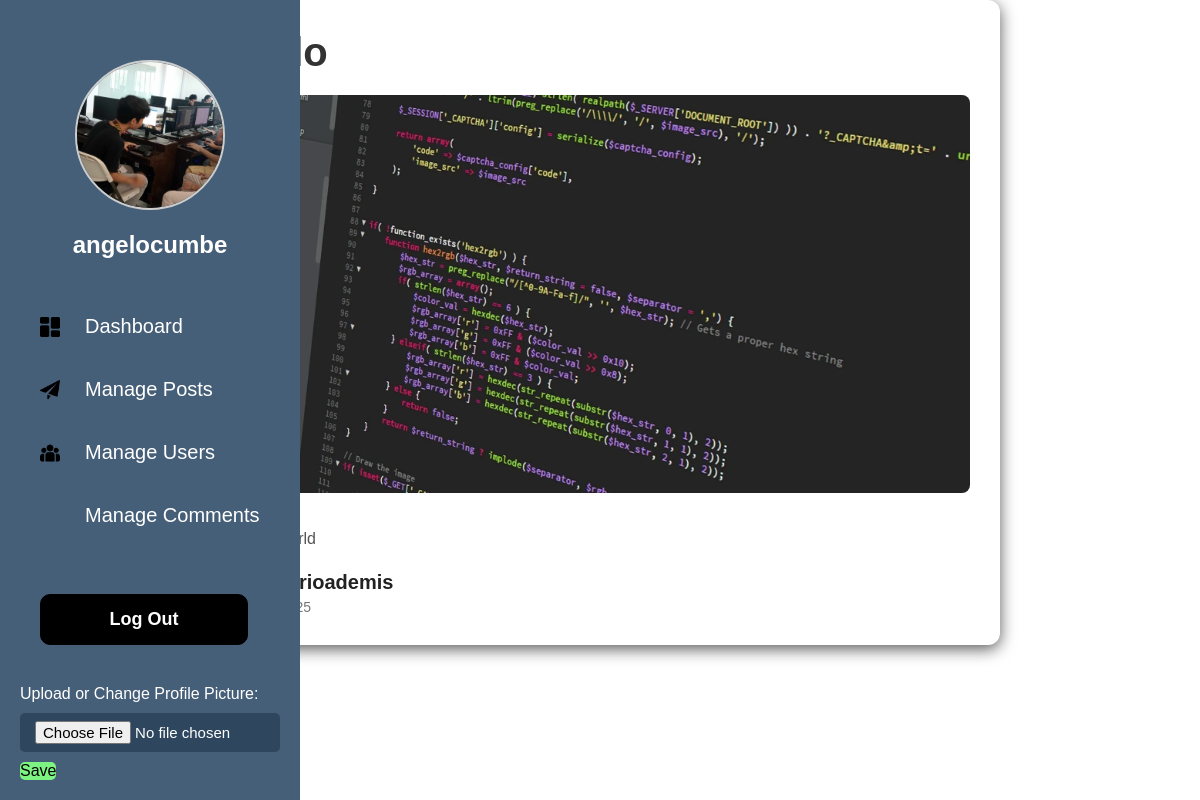
Page /Admin/view.php?id=51 (signed in) on the committed database.
### tables this page shows
CREATE TABLE `users` (
  `id` int(11) NOT NULL,
  `username` varchar(30) NOT NULL,
  `pass` varchar(255) NOT NULL,
  `email` varchar(100) NOT NULL,
  `created_at` datetime NOT NULL DEFAULT curtime(),
  `role` varchar(50) DEFAULT NULL,
  `display_name` varchar(100) DEFAULT NULL,
  `gender` enum('male','female','not-specified') DEFAULT NULL,
  `bio` text DEFAULT NULL,
  `profile_picture` varchar(255) DEFAULT NULL
);

CREATE TABLE `post` (
  `id` int(11) NOT NULL,
  `username` varchar(30) NOT NULL,
  `title` varchar(100) NOT NULL,
  `content` text NOT NULL,
  `image` varchar(255) DEFAULT NULL,
  `created_at` datetime NOT NULL DEFAULT curtime(),
  `users_id` int(11) DEFAULT NULL,
  `updated_at` datetime DEFAULT current_timestamp() ON UPDATE current_timestamp()
);

### db.php (called while the page is built, shortened)
<?php
require('db.connect.php');
function executeQuery($sql, $data){
    global $conn;
    $stmt = $conn->prepare($sql);
    if (count($data) > 0) {
        $values = array_values($data);
        $types = str_repeat('s', count($values));
        $stmt->bind_param($types, ...$values);
    }
    $stmt->execute();
    return $stmt;
}
function selectOne($table, $conditions = []){
    $sql = "SELECT * FROM $table";
    $i = 0;
    foreach ($conditions as $key => $value){
        if ($i === 0){
            $sql = $sql . " WHERE $key = ?";
        } else {
            $sql = $sql . " AND $key = ?";
        }
        $i++;
    }
    $sql = $sql . " LIMIT 1";
    $stmt = executeQuery($sql, $conditions);
    $records = $stmt->get_result()->fetch_all(MYSQLI_ASSOC);
    return !empty($records) ? $records[0] : [];
}
?>

### Admin/view.php (the view, shortened to what this page needs)
<?php
include ('../db.connect.php');
include ('../db.php');
$post_id = isset($_GET['id']) ? (int)$_GET['id'] : 0;
$post = selectOne('post', ['id' => $post_id]);
?>
<!DOCTYPE html>
<html lang="en">
<head>
    <link rel="stylesheet" href="views.css">
</head>
<body>
    <?php include("header.php"); ?>
    <div class="main">
        <div class="contents">
            <h1><?php echo htmlspecialchars($post['title']); ?></h1>
            <?php if (!empty($post['image'])): ?>
                <img src="../Author/images/<?php echo htmlspecialchars($post['image']); ?>" alt="<?php echo htmlspecialchars($post['title']); ?>">
            <?php else: ?>
                <img src="image/type.avif" alt="">
            <?php endif; ?>
            <?php echo $post['content']; ?>
            <h4><?php echo htmlspecialchars($post['username']); ?></h4>
            <span><?php echo date('M j, Y', strtotime($post['created_at'])); ?></span>
        </div>
    </div>
</body>
</html>

### Admin/header.php (shortened to what this page needs)
<?php
require_once ('../db.connect.php');
require_once ('../db.php');
$profile_pic_path = 'image/profile.png';
$display_name = '';
if (isset($_SESSION['user_id'])) {
        $user = selectOne('users', ['id' => $_SESSION['user_id']]);
        if ($user && !empty($user['profile_picture'])) {
            $profile_pic_path = '../profiles/' . $user['profile_picture'];
        }
        $display_name = $user['display_name'] ?? $user['username'] ?? '';
}
?>
<!DOCTYPE html>
<html lang="en">
<head>
    <link rel="stylesheet" href="header.css">
</head>
<body>
    <nav>
        <img class="image-display"
             src="<?= htmlspecialchars($profile_pic_path) ?>?v=<?= time() ?>"
             alt="Profile Picture"
             title="<?= htmlspecialchars($display_name) ?>"
             onerror="this.src='image/profile.png'">
        <h2 class="name"><?= htmlspecialchars($display_name ?: 'Guest') ?></h2>
        <ul class="links">
            <li><img src="image/dashboard.png" alt=""><a href="dashboard.php">Dashboard</a></li>
            <li><img src="image/paper-plane.png" alt=""><a href="posts.php">Manage Posts</a></li>
            <li><img src="image/group.png" alt=""><a href="users.php">Manage Users</a></li>
            <li><img src="image/chat.png" alt=""><a href="comments.php">Manage Comments</a></li>
        </ul>
        <button class="btn" onclick="window.location.href='logout.php'">
            <b>Log Out</b>
        </button>
        <form method="POST" enctype="multipart/form-data">
            <div class="profile">
                <label class="up">Upload or Change Profile Picture:</label>
                <input type="file" class="upload" name="profile-picture" accept="image/*" >
            </div>
            <div class="dub">
                <button type="submit" class="save">Save</button>
            </div>
        </form>
    </nav>
</body>
</html>

### Admin/views.css (style rules this page uses)
* { margin-top: 0; padding: 0; box-sizing: border-box; font-family: 'Poppins', sans-serif; }
nav { background-color: #2C3E50; }
.main { max-width: 800px; margin: 80px auto; margin-top: 0px; padding: 30px; border-radius: 12px; box-shadow: 0 4px 16px #5a5959; }
.main .contents img { width: 100%; height: auto; border-radius: 8px; margin-bottom: 30px; }
.main .contents h1 { font-size: 40px; color: #333; margin-bottom: 20px; }
.main .contents p { line-height: 1.5; color: #555; text-align: justify; }
.main .contents h4 { margin-top: 20px; font-weight: 600; font-size: 20px; color: #222; }
.main .contents span { display: block; color: #777; font-size: 14px; margin-top: 5px; }

### Admin/header.css (style rules this page uses)
* { margin: 0; padding: 0; box-sizing: border-box; font-family: 'Poppins', sans-serif; }
body { position: relative; overflow-x: hidden; }
nav { position: fixed; background: #465F78; width: 300px; height: 100%; display: flex; padding: 20px; flex-direction: column; transition: transform 0.3s ease; z-index: 100; }
h2 { color: #ffffff; margin-bottom: -30px; margin-top: 5px; }
.image-display { align-items: center; margin: 40px auto 0; width: 150px; height: 150px; border-radius: 50%; object-fit: cover; border: 2px solid #ccc; display: block; }
nav .name { height: 60px; margin-bottom: 10px; display: flex; align-items: center; justify-content: center; }
nav li { margin-top: 30px; display: flex; align-items: center; margin-bottom: 40px; padding-left: 20px; text-decoration: none; color: #fff; font-size: 24px; }
nav li a { text-decoration: none; display: block; color: #fff; font-size: 20px; }
nav li img { margin-right: 25px; vertical-align: middle; width: 20px; }
nav .btn { background-color: black; color: white; font-weight: bolder; border: 1px solid black; padding: 14px 16px; width: 80%; border-radius: 10px; font-size: 18px; cursor: pointer; margin-top: auto; margin-left: 20px; margin-bottom: 40px; }
.upload { color: white; }
.profile input { margin-top: 10px; margin-bottom: 10px; }
.dub button { background-color: none; margin: 0; padding: 0; font-size: 16px; }
.save { background-color: #7df381; color: black; border: none; border-radius: 5px; cursor: pointer; transition: background-color 0.3s ease; }
.up { color: white; }
.upload { display: inline-block; background-color: #233e54b0; color: white; padding: 8px 15px; border-radius: 5px; cursor: pointer; font-size: 15px; margin-bottom: 10px; width: 100%; }

### rows in the picture
users: profile_picture (picture), username "angelocumbe"
post: image+title (picture), username "josemarioademis"
